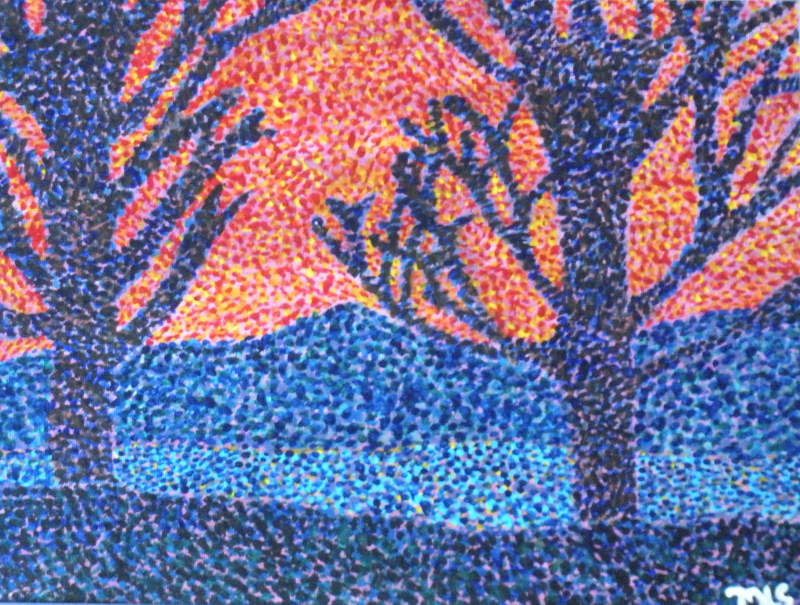
#> input picture img_processing/painting.jpg, 1600 x 1209 px (shown at 1/2 size)
$ python paint.py
#> lines starting #> are read from the running program, lines starting #| are printed output that depends on the picture
import numpy as np
from itertools import izip
import Image

# open user interface that allows user to enter painting url
# store url as variable

# open picture and store it as a matrix
img = Image.open('painting.jpg').convert('RGB')
#> img is the input picture: PIL image 1600x1209 RGB; mean R, G, B 118.3, 112.2, 150.2
pic = np.array(img)

# scale down picture to 100x100 matrix
scale_down = 5
small_pic = pic[::5,::5]
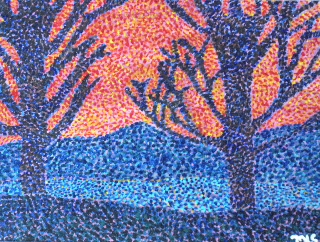
#> small_pic: shape (242, 320, 3); mean R, G, B 118.4, 112.3, 150.2

# convert RGB colors to individual colors
# 0 = white, 1 = red, 2 = green, 3 = blue
color_pic = small_pic.argmax(axis=2) + 1
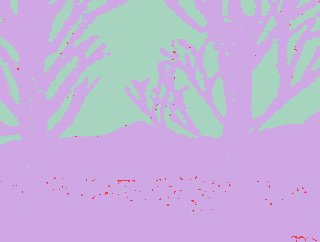
#> color_pic: shape (242, 320) int64; 3 distinct labels, from 1 to 3; one colour per label, 0 black

# mask for things to convert to white
mask = (np.sum(small_pic[:,:,:], axis=2) < 600).astype(int)
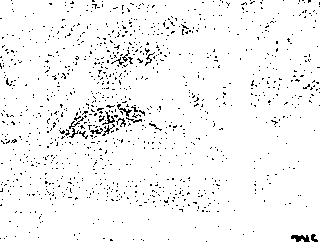
#> mask: shape (242, 320) int64; values 0 (black) and 1 (white), 96% white; black in thin lines or dots
new_color_pic = color_pic * mask
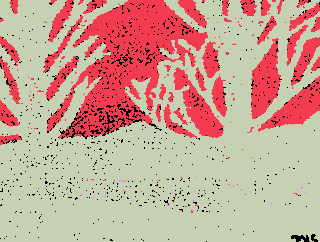
#> new_color_pic: shape (242, 320) int64; 4 distinct labels, from 0 to 3; one colour per label, 0 black

# convert colors to red, green, and blue arrays of coordinates
# communicate values over PySerial to the Arduino
